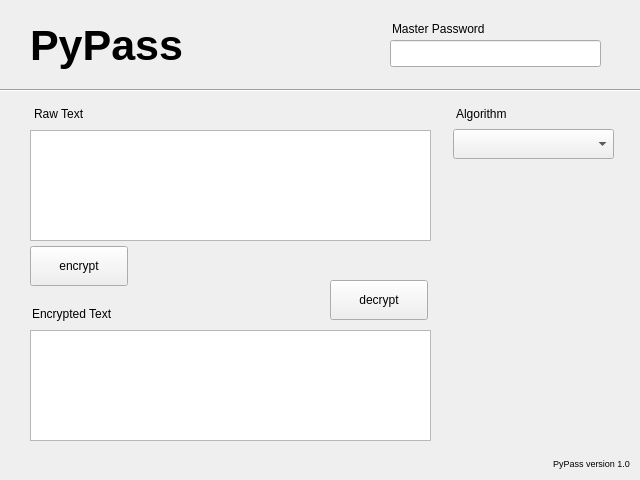
<?xml version="1.0" encoding="UTF-8"?>
<ui version="4.0">
 <class>Main</class>
 <widget class="QWidget" name="Main">
  <property name="geometry">
   <rect>
    <x>0</x>
    <y>0</y>
    <width>640</width>
    <height>480</height>
   </rect>
  </property>
  <property name="minimumSize">
   <size>
    <width>640</width>
    <height>480</height>
   </size>
  </property>
  <property name="maximumSize">
   <size>
    <width>640</width>
    <height>480</height>
   </size>
  </property>
  <property name="contextMenuPolicy">
   <enum>Qt::NoContextMenu</enum>
  </property>
  <property name="windowTitle">
   <string>PyPass</string>
  </property>
  <property name="windowIcon">
   <iconset>
    <normaloff>password.png</normaloff>password.png</iconset>
  </property>
  <widget class="QPushButton" name="btn_encrypt">
   <property name="geometry">
    <rect>
     <x>30</x>
     <y>246</y>
     <width>98</width>
     <height>40</height>
    </rect>
   </property>
   <property name="text">
    <string>encrypt</string>
   </property>
  </widget>
  <widget class="QPlainTextEdit" name="txt_encrypted_text">
   <property name="geometry">
    <rect>
     <x>30</x>
     <y>330</y>
     <width>401</width>
     <height>111</height>
    </rect>
   </property>
  </widget>
  <widget class="QLabel" name="lbl_title">
   <property name="geometry">
    <rect>
     <x>30</x>
     <y>10</y>
     <width>181</width>
     <height>71</height>
    </rect>
   </property>
   <property name="font">
    <font>
     <pointsize>32</pointsize>
     <weight>75</weight>
     <bold>true</bold>
    </font>
   </property>
   <property name="text">
    <string>PyPass</string>
   </property>
  </widget>
  <widget class="QLineEdit" name="txt_master_password">
   <property name="geometry">
    <rect>
     <x>390</x>
     <y>40</y>
     <width>211</width>
     <height>27</height>
    </rect>
   </property>
   <property name="toolTip">
    <string/>
   </property>
   <property name="inputMethodHints">
    <set>Qt::ImhHiddenText|Qt::ImhNoAutoUppercase|Qt::ImhNoPredictiveText</set>
   </property>
   <property name="text">
    <string/>
   </property>
   <property name="maxLength">
    <number>32</number>
   </property>
   <property name="echoMode">
    <enum>QLineEdit::Password</enum>
   </property>
   <property name="placeholderText">
    <string/>
   </property>
  </widget>
  <widget class="Line" name="line">
   <property name="geometry">
    <rect>
     <x>-3</x>
     <y>80</y>
     <width>651</width>
     <height>20</height>
    </rect>
   </property>
   <property name="orientation">
    <enum>Qt::Horizontal</enum>
   </property>
  </widget>
  <widget class="QPlainTextEdit" name="txt_raw_text">
   <property name="geometry">
    <rect>
     <x>30</x>
     <y>130</y>
     <width>401</width>
     <height>111</height>
    </rect>
   </property>
  </widget>
  <widget class="QLabel" name="lbl_master_password">
   <property name="geometry">
    <rect>
     <x>392</x>
     <y>19</y>
     <width>120</width>
     <height>20</height>
    </rect>
   </property>
   <property name="text">
    <string>Master Password</string>
   </property>
  </widget>
  <widget class="QLabel" name="lbl_algo">
   <property name="geometry">
    <rect>
     <x>456</x>
     <y>104</y>
     <width>120</width>
     <height>20</height>
    </rect>
   </property>
   <property name="text">
    <string>Algorithm</string>
   </property>
  </widget>
  <widget class="QLabel" name="lbl_raw_text">
   <property name="geometry">
    <rect>
     <x>34</x>
     <y>104</y>
     <width>120</width>
     <height>20</height>
    </rect>
   </property>
   <property name="text">
    <string>Raw Text</string>
   </property>
  </widget>
  <widget class="QLabel" name="lbl_encrypted_text">
   <property name="geometry">
    <rect>
     <x>32</x>
     <y>304</y>
     <width>120</width>
     <height>20</height>
    </rect>
   </property>
   <property name="text">
    <string>Encrypted Text</string>
   </property>
  </widget>
  <widget class="QPushButton" name="btn_decrypt">
   <property name="geometry">
    <rect>
     <x>330</x>
     <y>280</y>
     <width>98</width>
     <height>40</height>
    </rect>
   </property>
   <property name="text">
    <string>decrypt</string>
   </property>
  </widget>
  <widget class="QLabel" name="lbl_version">
   <property name="geometry">
    <rect>
     <x>553</x>
     <y>453</y>
     <width>80</width>
     <height>20</height>
    </rect>
   </property>
   <property name="font">
    <font>
     <pointsize>7</pointsize>
    </font>
   </property>
   <property name="text">
    <string>PyPass version 1.0</string>
   </property>
  </widget>
  <widget class="QComboBox" name="algo">
   <property name="geometry">
    <rect>
     <x>453</x>
     <y>129</y>
     <width>161</width>
     <height>30</height>
    </rect>
   </property>
   <property name="editable">
    <bool>false</bool>
   </property>
   <property name="currentIndex">
    <number>-1</number>
   </property>
   <property name="maxCount">
    <number>50</number>
   </property>
  </widget>
 </widget>
 <tabstops>
  <tabstop>txt_master_password</tabstop>
  <tabstop>txt_raw_text</tabstop>
  <tabstop>txt_encrypted_text</tabstop>
  <tabstop>algo</tabstop>
  <tabstop>btn_encrypt</tabstop>
  <tabstop>btn_decrypt</tabstop>
 </tabstops>
 <resources/>
 <connections>
  <connection>
   <sender>btn_encrypt</sender>
   <signal>clicked()</signal>
   <receiver>txt_encrypted_text</receiver>
   <slot>clear()</slot>
   <hints>
    <hint type="sourcelabel">
     <x>78</x>
     <y>265</y>
    </hint>
    <hint type="destinationlabel">
     <x>230</x>
     <y>385</y>
    </hint>
   </hints>
  </connection>
  <connection>
   <sender>btn_decrypt</sender>
   <signal>clicked()</signal>
   <receiver>txt_raw_text</receiver>
   <slot>clear()</slot>
   <hints>
    <hint type="sourcelabel">
     <x>343</x>
     <y>301</y>
    </hint>
    <hint type="destinationlabel">
     <x>341</x>
     <y>206</y>
    </hint>
   </hints>
  </connection>
 </connections>
</ui>
